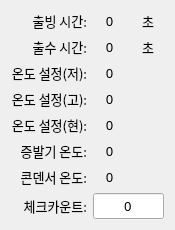
   <widget class="QWidget" name="layoutWidget">
    <property name="geometry">
     <rect>
      <x>190</x>
      <y>120</y>
      <width>175</width>
      <height>209</height>
     </rect>
    </property>
    <layout class="QGridLayout" name="gridLayout_2">
     <item row="0" column="0">
      <widget class="QLabel" name="label_31">
       <property name="font">
        <font>
         <family>함초롬돋움</family>
         <pointsize>10</pointsize>
         <weight>50</weight>
         <italic>false</italic>
         <bold>false</bold>
        </font>
       </property>
       <property name="text">
        <string>출빙 시간:</string>
       </property>
       <property name="alignment">
        <set>Qt::AlignRight|Qt::AlignTrailing|Qt::AlignVCenter</set>
       </property>
      </widget>
     </item>
     <item row="0" column="1">
      <widget class="QLabel" name="LB_STATUS_LAST_ICE_TIME">
       <property name="font">
        <font>
         <family>함초롬돋움</family>
         <pointsize>10</pointsize>
         <weight>50</weight>
         <italic>false</italic>
         <bold>false</bold>
        </font>
       </property>
       <property name="text">
        <string>0</string>
       </property>
       <property name="alignment">
        <set>Qt::AlignCenter</set>
       </property>
      </widget>
     </item>
     <item row="0" column="2">
      <widget class="QLabel" name="label_32">
       <property name="font">
        <font>
         <family>함초롬돋움</family>
         <pointsize>10</pointsize>
         <weight>50</weight>
         <italic>false</italic>
         <bold>false</bold>
        </font>
       </property>
       <property name="text">
        <string>초</string>
       </property>
       <property name="alignment">
        <set>Qt::AlignCenter</set>
       </property>
      </widget>
     </item>
     <item row="1" column="0">
      <widget class="QLabel" name="label_43">
       <property name="font">
        <font>
         <family>함초롬돋움</family>
         <pointsize>10</pointsize>
         <weight>50</weight>
         <italic>false</italic>
         <bold>false</bold>
        </font>
       </property>
       <property name="text">
        <string>출수 시간:</string>
       </property>
       <property name="alignment">
        <set>Qt::AlignRight|Qt::AlignTrailing|Qt::AlignVCenter</set>
       </property>
      </widget>
     </item>
     <item row="1" column="1">
      <widget class="QLabel" name="LB_STATUS_LAST_WATER_TIME">
       <property name="font">
        <font>
         <family>함초롬돋움</family>
         <pointsize>10</pointsize>
         <weight>50</weight>
         <italic>false</italic>
         <bold>false</bold>
        </font>
       </property>
       <property name="text">
        <string>0</string>
       </property>
       <property name="alignment">
        <set>Qt::AlignCenter</set>
       </property>
      </widget>
     </item>
     <item row="1" column="2">
      <widget class="QLabel" name="label_33">
       <property name="font">
        <font>
         <family>함초롬돋움</family>
         <pointsize>10</pointsize>
         <weight>50</weight>
         <italic>false</italic>
         <bold>false</bold>
        </font>
       </property>
       <property name="text">
        <string>초</string>
       </property>
       <property name="alignment">
        <set>Qt::AlignCenter</set>
       </property>
      </widget>
     </item>
     <item row="2" column="0">
      <widget class="QLabel" name="label_34">
       <property name="font">
        <font>
         <family>함초롬돋움</family>
         <pointsize>10</pointsize>
         <weight>50</weight>
         <italic>false</italic>
         <bold>false</bold>
        </font>
       </property>
       <property name="text">
        <string>온도 설정(저):</string>
       </property>
       <property name="alignment">
        <set>Qt::AlignRight|Qt::AlignTrailing|Qt::AlignVCenter</set>
       </property>
      </widget>
     </item>
     <item row="2" column="1">
      <widget class="QLabel" name="LB_STATUS_AMBIENT_TEMP_LOW">
       <property name="font">
        <font>
         <family>함초롬돋움</family>
         <pointsize>10</pointsize>
         <weight>50</weight>
         <italic>false</italic>
         <bold>false</bold>
        </font>
       </property>
       <property name="text">
        <string>0</string>
       </property>
       <property name="alignment">
        <set>Qt::AlignCenter</set>
       </property>
      </widget>
     </item>
     <item row="3" column="0">
      <widget class="QLabel" name="label_36">
       <property name="font">
        <font>
         <family>함초롬돋움</family>
         <pointsize>10</pointsize>
         <weight>50</weight>
         <italic>false</italic>
         <bold>false</bold>
        </font>
       </property>
       <property name="text">
        <string>온도 설정(고):</string>
       </property>
       <property name="alignment">
        <set>Qt::AlignRight|Qt::AlignTrailing|Qt::AlignVCenter</set>
       </property>
      </widget>
     </item>
     <item row="3" column="1">
      <widget class="QLabel" name="LB_STATUS_AMBIENT_TEMP_HIGH">
       <property name="font">
        <font>
         <family>함초롬돋움</family>
         <pointsize>10</pointsize>
         <weight>50</weight>
         <italic>false</italic>
         <bold>false</bold>
        </font>
       </property>
       <property name="text">
        <string>0</string>
       </property>
       <property name="alignment">
        <set>Qt::AlignCenter</set>
       </property>
      </widget>
     </item>
     <item row="4" column="0">
      <widget class="QLabel" name="label_44">
       <property name="font">
        <font>
         <family>함초롬돋움</family>
         <pointsize>10</pointsize>
         <weight>50</weight>
         <italic>false</italic>
         <bold>false</bold>
        </font>
       </property>
       <property name="text">
        <string>온도 설정(현):</string>
       </property>
       <property name="alignment">
        <set>Qt::AlignRight|Qt::AlignTrailing|Qt::AlignVCenter</set>
       </property>
      </widget>
     </item>
     <item row="4" column="1">
      <widget class="QLabel" name="LB_STATUS_AMBIENT_TEMP_NOW">
       <property name="font">
        <font>
         <family>함초롬돋움</family>
         <pointsize>10</pointsize>
         <weight>50</weight>
         <italic>false</italic>
         <bold>false</bold>
        </font>
       </property>
       <property name="text">
        <string>0</string>
       </property>
       <property name="alignment">
        <set>Qt::AlignCenter</set>
       </property>
      </widget>
     </item>
     <item row="5" column="0">
      <widget class="QLabel" name="label_45">
       <property name="font">
        <font>
         <family>함초롬돋움</family>
         <pointsize>10</pointsize>
         <weight>50</weight>
         <italic>false</italic>
         <bold>false</bold>
        </font>
       </property>
       <property name="text">
        <string>증발기 온도:</string>
       </property>
       <property name="alignment">
        <set>Qt::AlignRight|Qt::AlignTrailing|Qt::AlignVCenter</set>
       </property>
      </widget>
     </item>
     <item row="5" column="1">
      <widget class="QLabel" name="LB_STATUS_EVAPORATOR_TEMP">
       <property name="font">
        <font>
         <family>함초롬돋움</family>
         <pointsize>10</pointsize>
         <weight>50</weight>
         <italic>false</italic>
         <bold>false</bold>
        </font>
       </property>
       <property name="text">
        <string>0</string>
       </property>
       <property name="alignment">
        <set>Qt::AlignCenter</set>
       </property>
      </widget>
     </item>
     <item row="6" column="0">
      <widget class="QLabel" name="label_46">
       <property name="font">
        <font>
         <family>함초롬돋움</family>
         <pointsize>10</pointsize>
         <weight>50</weight>
         <italic>false</italic>
         <bold>false</bold>
        </font>
       </property>
       <property name="text">
        <string>콘덴서 온도:</string>
       </property>
       <property name="alignment">
        <set>Qt::AlignRight|Qt::AlignTrailing|Qt::AlignVCenter</set>
       </property>
      </widget>
     </item>
     <item row="6" column="1">
      <widget class="QLabel" name="LB_STATUS_CONDENSOR_TEMP">
       <property name="font">
        <font>
         <family>함초롬돋움</family>
         <pointsize>10</pointsize>
         <weight>50</weight>
         <italic>false</italic>
         <bold>false</bold>
        </font>
       </property>
       <property name="text">
        <string>0</string>
       </property>
       <property name="alignment">
        <set>Qt::AlignCenter</set>
       </property>
      </widget>
     </item>
     <item row="7" column="0">
      <widget class="QLabel" name="label_47">
       <property name="font">
        <font>
         <family>함초롬돋움</family>
         <pointsize>10</pointsize>
         <weight>50</weight>
         <italic>false</italic>
         <bold>false</bold>
        </font>
       </property>
       <property name="text">
        <string>체크카운트:</string>
       </property>
       <property name="alignment">
        <set>Qt::AlignRight|Qt::AlignTrailing|Qt::AlignVCenter</set>
       </property>
      </widget>
     </item>
     <item row="7" column="1" colspan="2">
      <widget class="QLineEdit" name="LE_ICE_CHECK_COUNT">
       <property name="font">
        <font>
         <family>함초롬돋움</family>
         <pointsize>10</pointsize>
         <weight>50</weight>
         <italic>false</italic>
         <bold>false</bold>
        </font>
       </property>
       <property name="text">
        <string>0</string>
       </property>
       <property name="alignment">
        <set>Qt::AlignCenter</set>
       </property>
       <property name="readOnly">
        <bool>true</bool>
       </property>
      </widget>
     </item>
    </layout>
   </widget>
